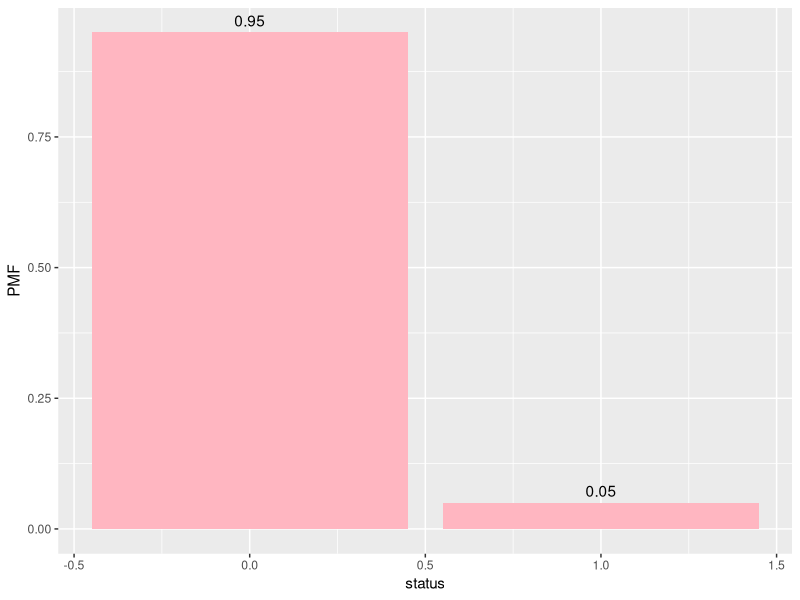
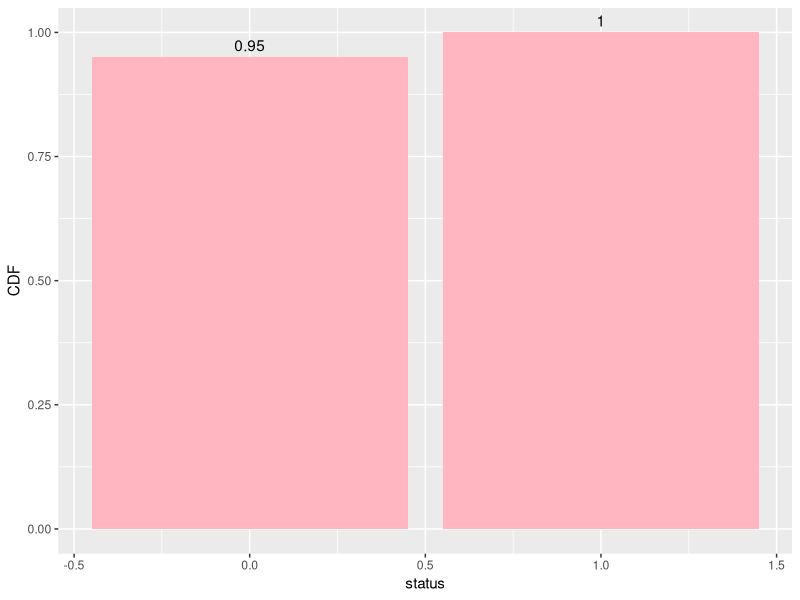
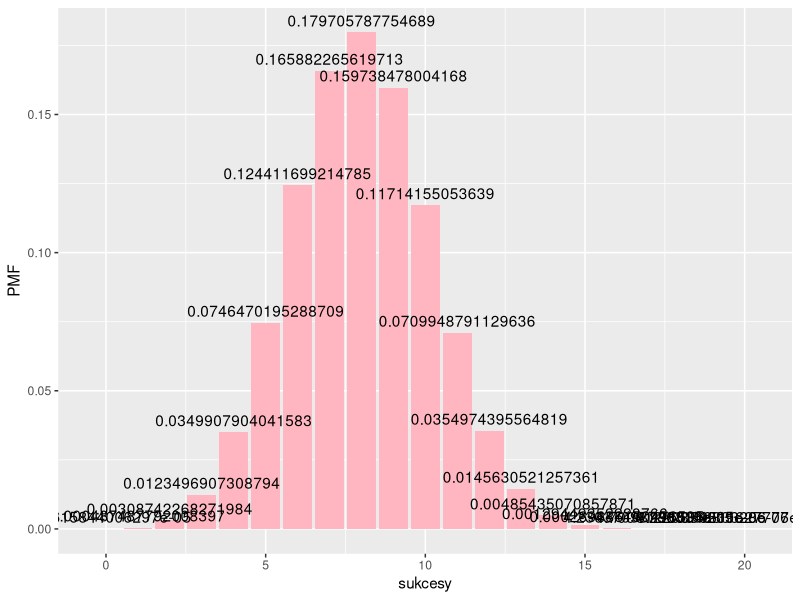
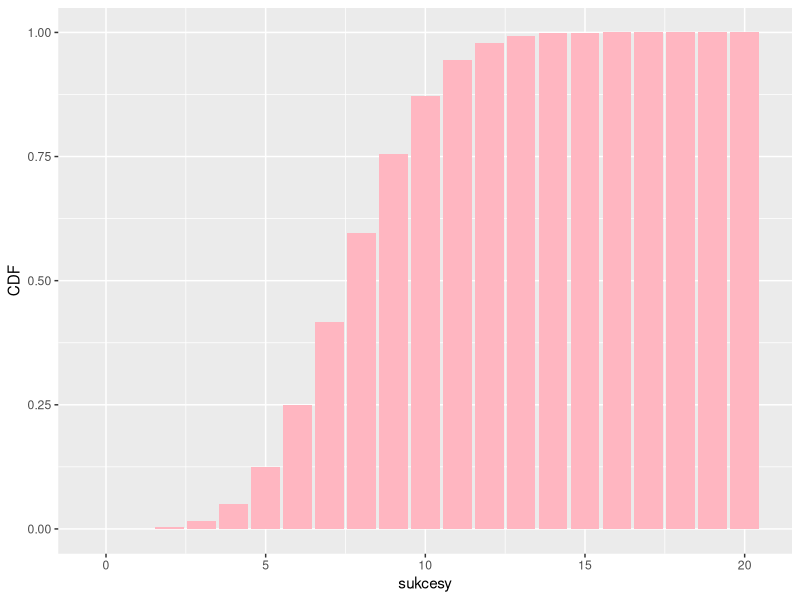
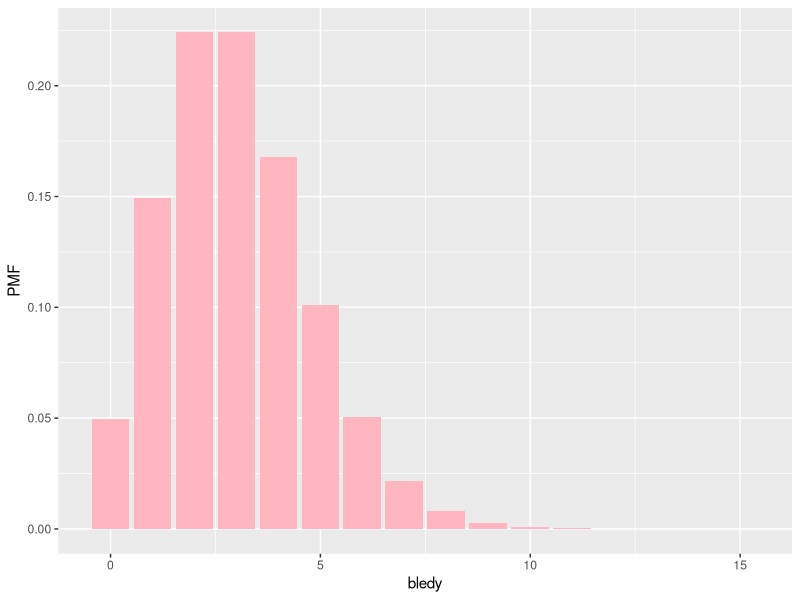
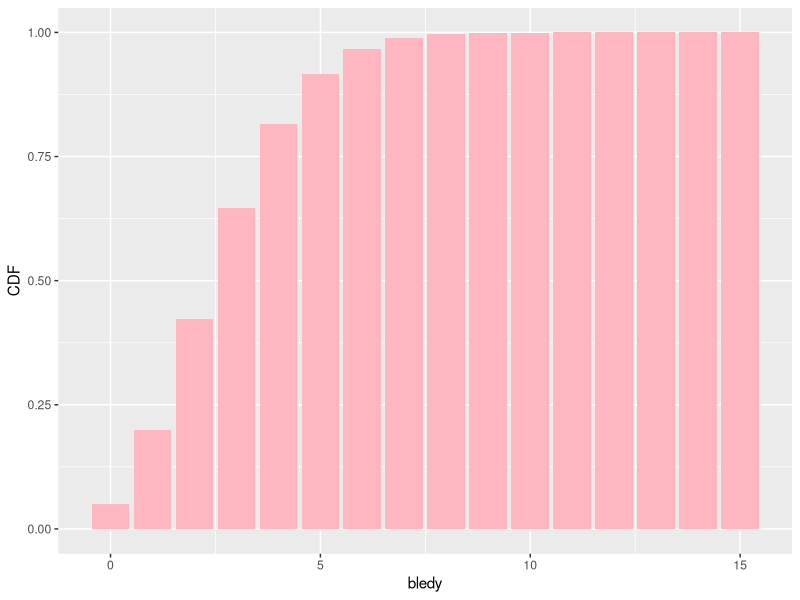
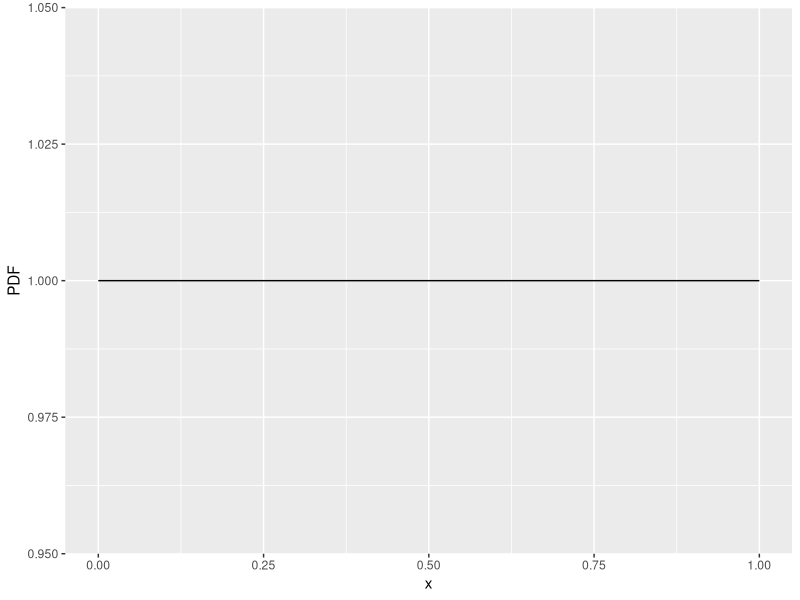
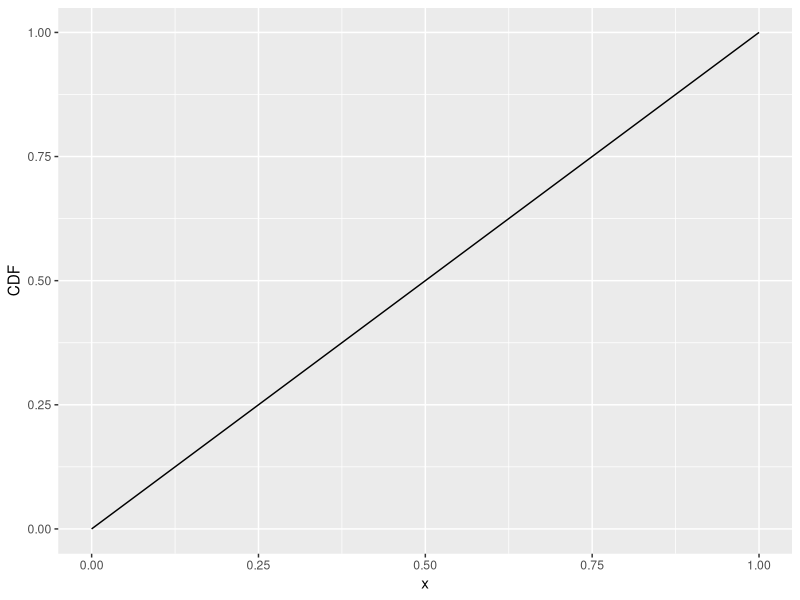

The R script that drew these images, in order:
p_fail = 0.05

x <- 0:1

pmf <- dbinom(x, size = 1, prob = p_fail)
cdf <- pbinom(x, 1, p_fail) 
df_bernoulli <- data.frame(status = x, PMF = pmf, CDF = cdf)

library(ggplot2)

ggplot(df_bernoulli, aes(x=status,y=PMF)) + 
  geom_col(fill = "lightpink") +
  geom_text(aes(label = PMF), vjust = -0.5)

ggplot(df_bernoulli, aes(x=status,y=CDF)) + 
  geom_col(fill = "lightpink") +
  geom_text(aes(label = CDF), vjust = -0.5)

E_bernoulli = p_fail
V_bernoulli = p_fail*(1-p_fail)

### rozklad dwumianowy
n = 20
p_val = 0.4

x = 0:n

pmf_binom = dbinom(x, size = n, prob = p_val)
cdf_binom = pbinom(x, size = n, prob = p_val)

df_binom = data.frame(sukcesy = x, PMF = pmf_binom, CDF = cdf_binom)

ggplot(df_binom, aes(x=sukcesy,y=PMF)) + 
  geom_col(fill = "lightpink") +
  geom_text(aes(label = PMF), vjust = -0.5)

ggplot(df_binom, aes(x=sukcesy,y=CDF)) + 
  geom_col(fill = "lightpink") ### bez geom text nie ma liczb

E_binom = n*p_val
V_binom = n*p_val*(1-p_val)
sqrt(V_binom)

pbinom(10, size = 20, prob = p_val)
###zad na EGZAMINIE jakie prawdopodobienstwo ze mniej niz 10 produktow przejdzie pozytywnie test
1 - pbinom(10, size = 20, prob = p_val)

### rozklad Poisson

lambda = 3

x = 0:15

pmf_pois = dpois(x, lambda)
cdf_pois = ppois(x, lambda)
df_pois = data.frame(bledy = x, PMF = pmf_pois, CDF = cdf_pois)

ggplot(df_pois, aes(x=bledy,y=PMF)) + 
  geom_col(fill = "lightpink")

ggplot(df_pois, aes(x=bledy,y=CDF)) + 
  geom_col(fill = "lightpink")

E_pois = lambda
V_pois = lambda

### jakie praw. ze srednia liczba bledow na godzine nie przekroczy 4 
ppois(4,lambda)

### rozklad jednostajny
a=0
b=1
x=seq(a,b,length.out = 1000)

pdf_unit = dunif(x,min = a, max = b)
cdf_unit = punif(x,min = a, max = b)

df_unit = data.frame(x=x,PDF = pdf_unit, CDF = cdf_unit)
head(df_unit, n = 10) ### n=10 wyswietla 10 wartosci zamiast 6
tail(df_unit)

ggplot(df_unit, aes(x = x, y = PDF)) +
  geom_line()

ggplot(df_unit, aes(x = x, y = CDF)) +
  geom_line() 

E_unif = (a+b) / 2 #nie wyswietla
V_unif = (b-a)^2 /12 #nie wyswietla

punif(0.75,a,b)

### rozklad normalny
mu = 20
sigma = 2

x = seq(mu - 3 * sigma, mu+3*sigma, length.out = 1000)

pdf_norm = dnorm(x, mean = mu, sd = sigma)
cdf_norm = pnorm(x, mean = mu, sd = sigma)

df_norm = data.frame(x, PDF = pdf_norm, CDF = cdf_norm)

ggplot(df_norm, aes(x,y = PDF)) +
  geom_line()


ggplot(df_norm, aes(x,y = CDF)) +
  geom_line()


###SEGMENT Z CHATU
# P(x < 22)

p <- pnorm(22, mean = mu, sd = sigma)
print(p)

# P(x > 22)

p <- 1 - pnorm(22, mean = mu, sd = sigma)
print(p)

# P( X > 22) i P(x <24)
pnorm(24, mean = mu, sd = sigma) - pnorm(22, mean = mu, sd = sigma)

# P(X < 16) i P(x>24)
pnorm(16, mu, sigma) + (1 - pnorm(24, mu, sigma))

### rozklad t-studenta

df_val = 10
x = seq(-4,4,length.out = 1000)

pdf_t = dt(x, df = df_val)
cdf_t = pt(x, df = df_val)

df_t = data.frame(x=x, PDF=pdf_t, CDF=cdf_t)

ggplot(df_t, aes(x,PDF)) +
  geom_line(size=2)

ggplot(df_t, aes(x,CDF)) +
  geom_line(size=2)

E_t = 0
V_t = df_val / (df_val - 2)
print(V_t)

# P(x > 1)
1 - pt(1, df = df_val)

# P(x < 1)
pt(1, df = df_val)

#P(x > -1) i P(x <1)
pt(1, df = df_val) - pt(-1, df = df_val)

#P(x < -2) i P(x> 2)
pt(-2, df = df_val) + (1 - pt(2, df = df_val))

### rozklad chi^2

k = 5
x = seq(0,20,length.out = 1000)

pdf_chi2 = dchisq(x, df=k)
cdf_chi2 = pchisq(x, df=k)

df_chi2 = data.frame(x=x, PDF=pdf_chi2,CDF=cdf_chi2)

ggplot(df_chi2, aes(x,PDF)) +
  geom_line(size = 2)

ggplot(df_chi2, aes(x,CDF)) +
  geom_line(size = 2)

E_chisq = k
V_chisq = 2*k

#P(x<7)
pchisq(7, df = k)

#P(x>7)
1 - pchisq(7, df = k)


